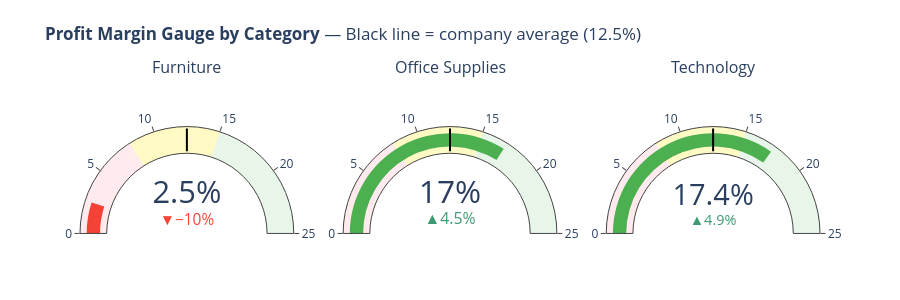

Notebook source saved alongside this figure:
### Markdown cell above
**Margin Gauge per Category**

### Code cell
fig_gauge = make_subplots(
    rows=1, cols=3,
    specs=[[{"type":"indicator"},{"type":"indicator"},{"type":"indicator"}]],
    subplot_titles=cat_perf['Category'].tolist()
)

colors = ['#F44336', '#4CAF50', '#4CAF50']  # Furniture merah, sisanya hijau

for i, row in cat_perf.iterrows():
    fig_gauge.add_trace(go.Indicator(
        mode  = "gauge+number+delta",
        value = round(row['Margin'], 1),
        delta = {"reference": 12.5, "suffix": "%"},
        number= {"suffix": "%"},
        gauge = {
            "axis" : {"range": [None, 25]},
            "bar"  : {"color": colors[i]},
            "steps": [
                {"range": [0,  8],  "color": "#ffebee"},
                {"range": [8,  15], "color": "#fff9c4"},
                {"range": [15, 25], "color": "#e8f5e9"},
            ],
            "threshold": {
                "line" : {"color": "black", "width": 2},
                "value": 12.5
            }
        },
        domain={"row": 0, "column": i}
    ), row=1, col=i+1)

fig_gauge.update_layout(
    height = 300,
    title  = '<b>Profit Margin Gauge by Category</b> — '
             'Black line = company average (12.5%)',
    margin = dict(t=80, b=20)
)

fig_gauge.show()

### Figure 1 — Plotly figure (JSON) as saved in the notebook; plotly's stock layout.template omitted (floating-point values rounded to 4 significant figures)
{"data": [{"delta": {"reference": 12.5, "suffix": "%"}, "domain": {"column": 0, "row": 0, "x": [0, 0.2889], "y": [0, 1]}, "gauge": {"axis": {"range": [null, 25]}, "bar": {"color": "#F44336"}, "steps": [{"color": "#ffebee", "range": [0, 8]}, {"color": "#fff9c4", "range": [8, 15]}, {"color": "#e8f5e9", "range": [15, 25]}], "threshold": {"line": {"color": "black", "width": 2}, "value": 12.5}}, "mode": "gauge+number+delta", "number": {"suffix": "%"}, "type": "indicator", "value": 2.5}, {"delta": {"reference": 12.5, "suffix": "%"}, "domain": {"column": 1, "row": 0, "x": [0.3556, 0.6444], "y": [0, 1]}, "gauge": {"axis": {"range": [null, 25]}, "bar": {"color": "#4CAF50"}, "steps": [{"color": "#ffebee", "range": [0, 8]}, {"color": "#fff9c4", "range": [8, 15]}, {"color": "#e8f5e9", "range": [15, 25]}], "threshold": {"line": {"color": "black", "width": 2}, "value": 12.5}}, "mode": "gauge+number+delta", "number": {"suffix": "%"}, "type": "indicator", "value": 17}, {"delta": {"reference": 12.5, "suffix": "%"}, "domain": {"column": 2, "row": 0, "x": [0.7111, 1], "y": [0, 1]}, "gauge": {"axis": {"range": [null, 25]}, "bar": {"color": "#4CAF50"}, "steps": [{"color": "#ffebee", "range": [0, 8]}, {"color": "#fff9c4", "range": [8, 15]}, {"color": "#e8f5e9", "range": [15, 25]}], "threshold": {"line": {"color": "black", "width": 2}, "value": 12.5}}, "mode": "gauge+number+delta", "number": {"suffix": "%"}, "type": "indicator", "value": 17.4}], "layout": {"annotations": [{"font": {"size": 16}, "showarrow": false, "text": "Furniture", "x": 0.1444, "xanchor": "center", "xref": "paper", "y": 1, "yanchor": "bottom", "yref": "paper"}, {"font": {"size": 16}, "showarrow": false, "text": "Office Supplies", "x": 0.5, "xanchor": "center", "xref": "paper", "y": 1, "yanchor": "bottom", "yref": "paper"}, {"font": {"size": 16}, "showarrow": false, "text": "Technology", "x": 0.8556, "xanchor": "center", "xref": "paper", "y": 1, "yanchor": "bottom", "yref": "paper"}], "height": 300, "margin": {"b": 20, "t": 80}, "title": {"text": "<b>Profit Margin Gauge by Category</b> — Black line = company average (12.5%)"}}}
